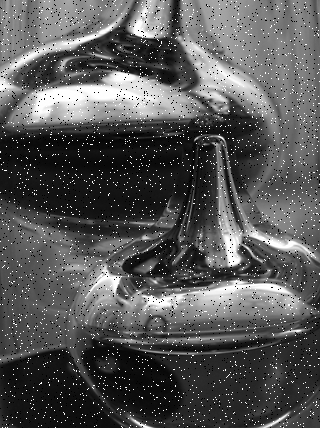
#> input picture Images/salt_and_pepper.png, 320 x 428 px, found by its file name
$ python compare_filters.py
#> lines starting #> are read from the running program, lines starting #| are printed output that depends on the picture
# File: compare_filters.py
import cv2 as cv
import numpy as np

image = cv.imread('../images/salt_and_pepper.png', cv.IMREAD_COLOR)
#> image is the input picture: shape (428, 320, 3); min 0, max 255, mean 86.8
image_box = cv.blur(image, ksize=(7, 7), borderType=cv.BORDER_CONSTANT)
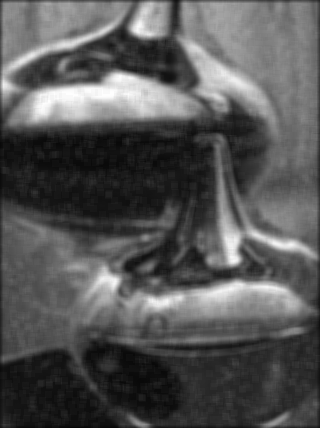
#> image_box: shape (428, 320, 3); min 8, max 254, mean 86
image_gauss = cv.GaussianBlur(image, ksize=(7, 7), sigmaX=0, borderType=cv.BORDER_CONSTANT)
image_median = cv.medianBlur(image, ksize=7)
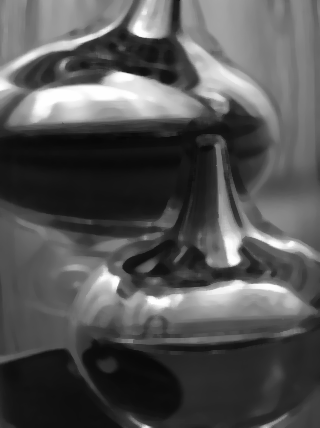
#> image_median: shape (428, 320, 3); min 7, max 254, mean 84
image_bilateral = cv.bilateralFilter(image, d=9, sigmaColor=500, sigmaSpace=5)
t1 = np.hstack((image_box, image_gauss))
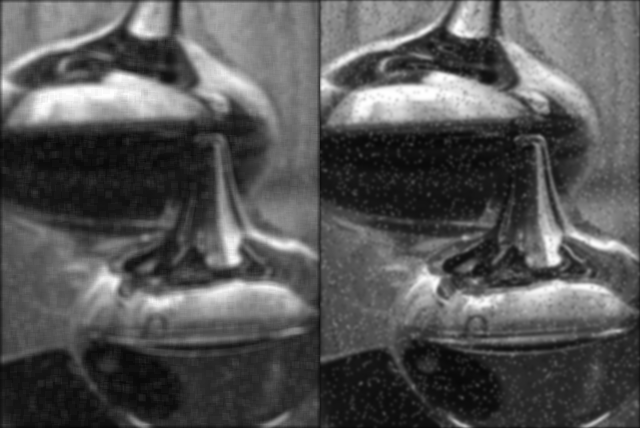
#> t1: shape (428, 640, 3); min 8, max 254, mean 86.2
t2 = np.hstack((image_median, image_bilateral))
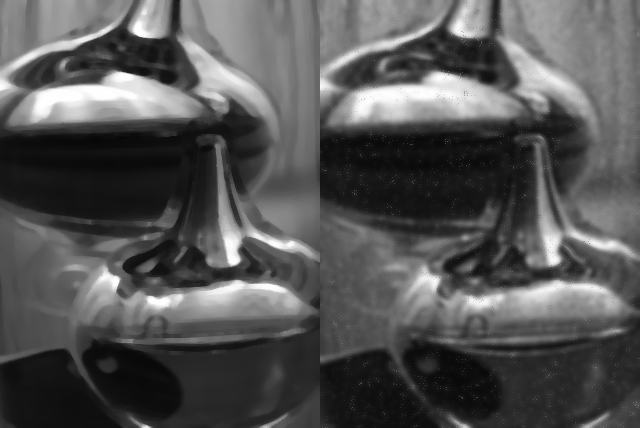
#> t2: shape (428, 640, 3); min 7, max 254, mean 84.8
result = np.vstack((t1, t2))
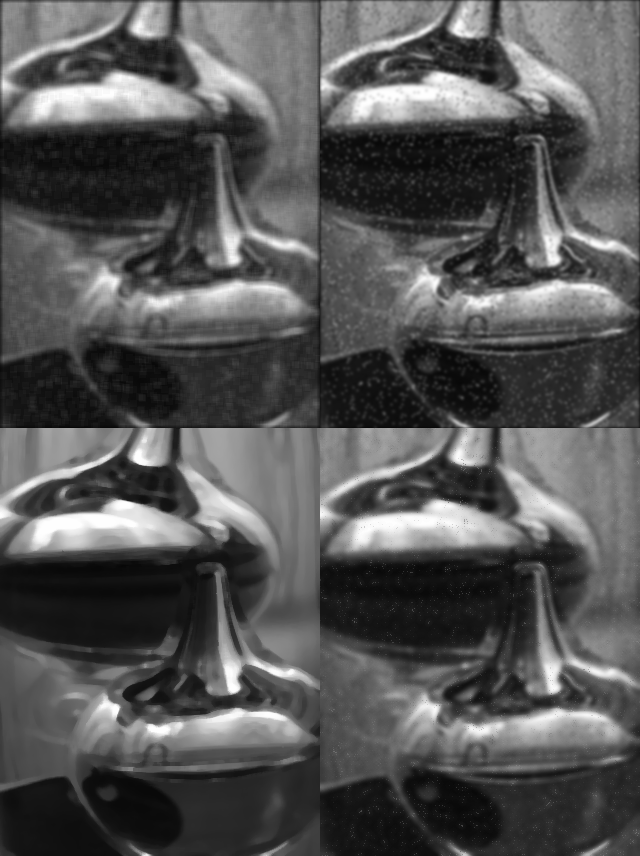
#> result: shape (856, 640, 3); min 7, max 254, mean 85.5
cv.imwrite('compare_salt_and_pepper.png', result)

$ run again, with Images/MyPic.png copied over Images/salt_and_pepper.png
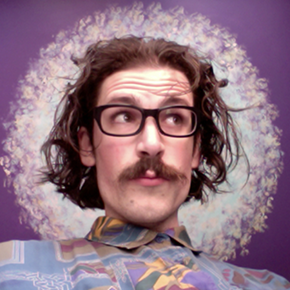
#> input picture Images/MyPic.png, 290 x 290 px, found by its file name
#> image is the input picture: shape (290, 290, 3); mean B, G, R 129.8, 115.2, 144.3
#> `t2 = np.hstack((image_median, image_bilateral))`:
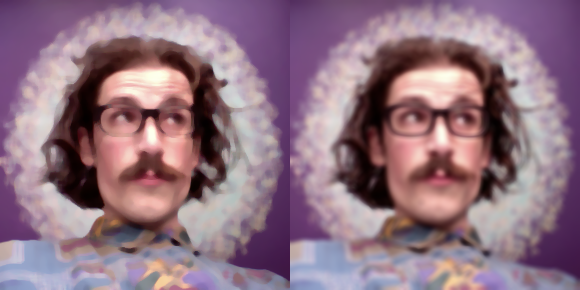
#> t2: shape (290, 580, 3); mean B, G, R 129.9, 115.2, 144.4
#> `result = np.vstack((t1, t2))`:
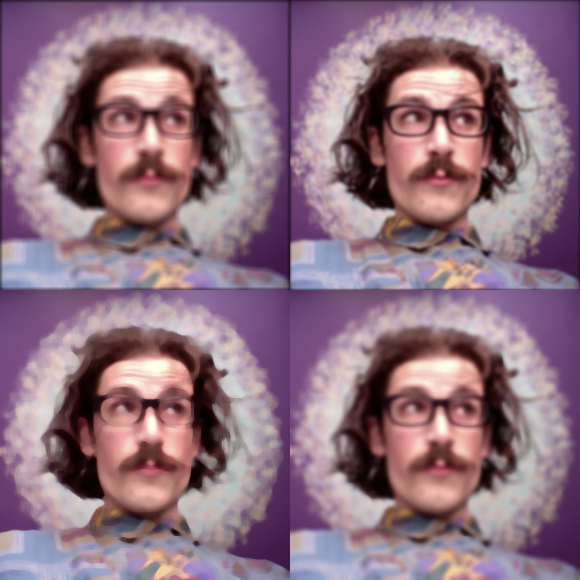
#> result: shape (580, 580, 3); mean B, G, R 129.2, 114.8, 143.8

$ run again, with Images/blobs.png copied over Images/salt_and_pepper.png
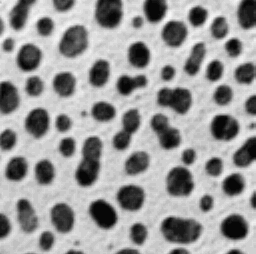
#> input picture Images/blobs.png, 256 x 254 px, found by its file name
#> image is the input picture: shape (254, 256, 3); min 7, max 247, mean 151.7
#> `t2 = np.hstack((image_median, image_bilateral))`:
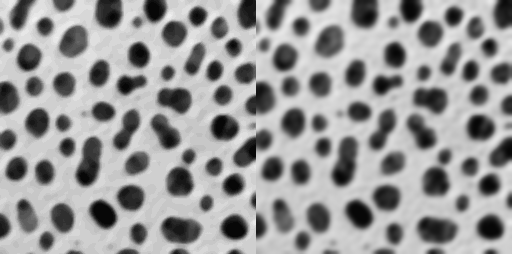
#> t2: shape (254, 512, 3); min 7, max 239, mean 152.6
#> `result = np.vstack((t1, t2))`:
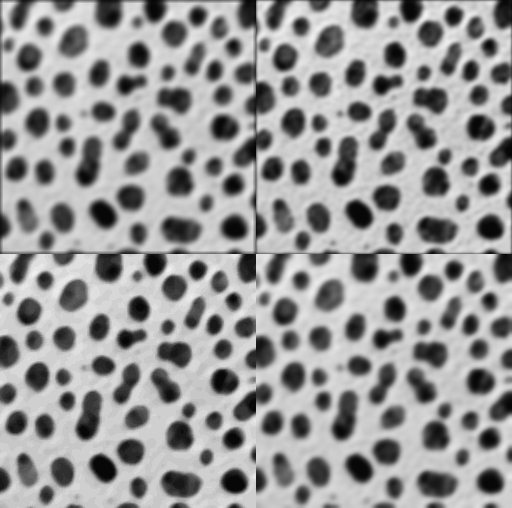
#> result: shape (508, 512, 3); min 4, max 241, mean 151.4

$ run again, with Images/boats.png copied over Images/salt_and_pepper.png
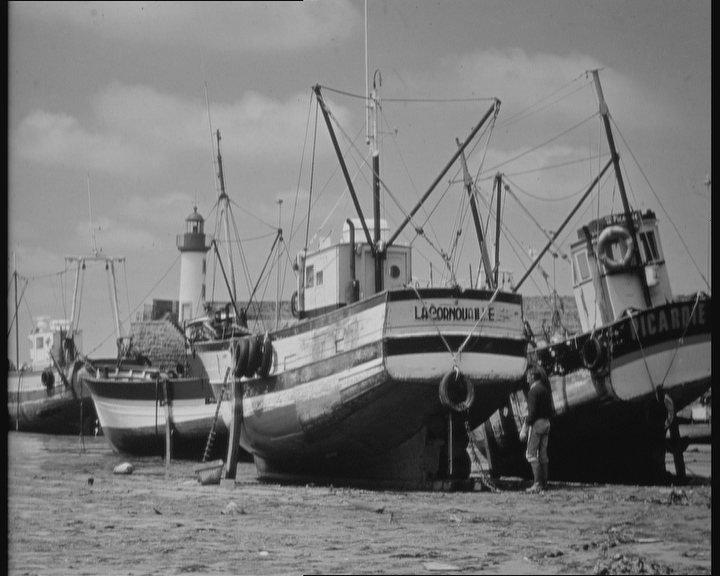
#> input picture Images/boats.png, 720 x 576 px, found by its file name
#> image is the input picture: shape (576, 720, 3); min 3, max 220, mean 120
#> `t1 = np.hstack((image_box, image_gauss))`:
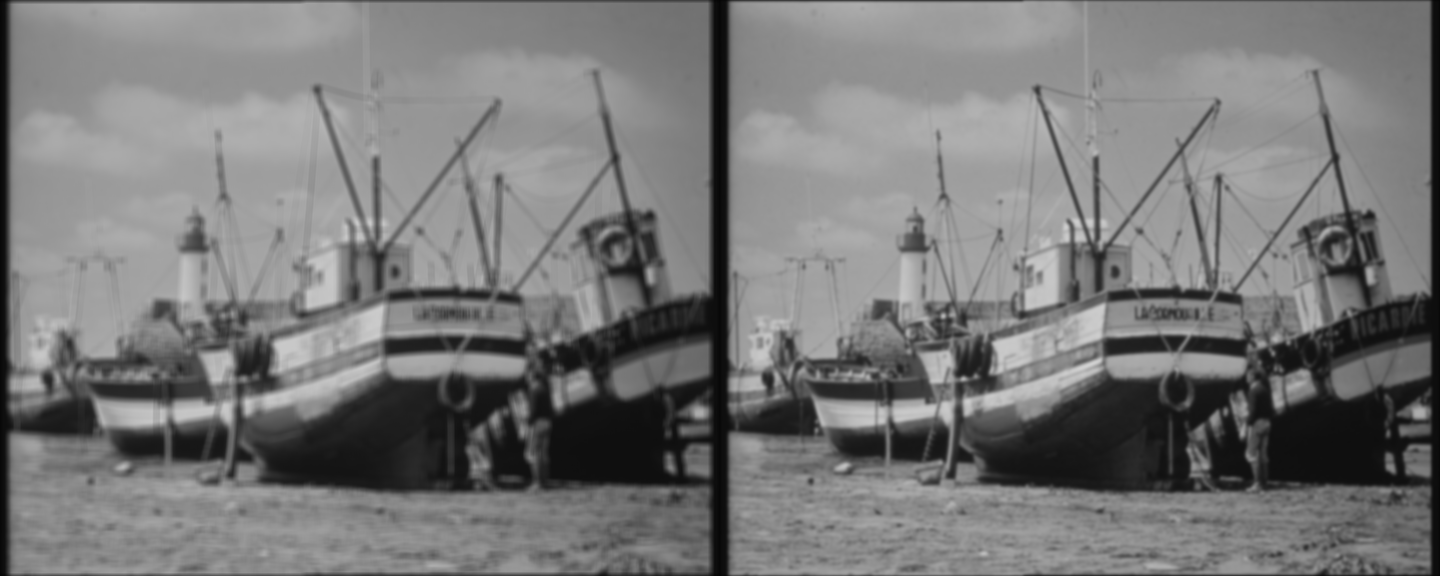
#> t1: shape (576, 1440, 3); min 4, max 208, mean 119.8
#> `result = np.vstack((t1, t2))`:
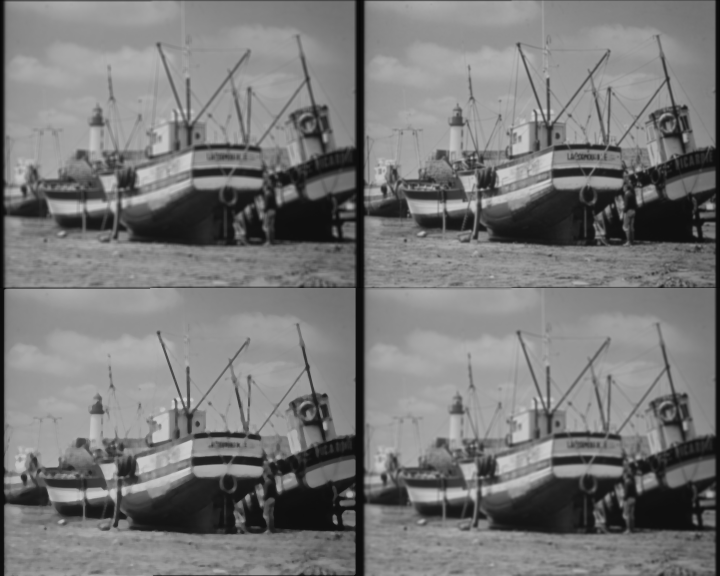
#> result: shape (1152, 1440, 3) (shown at 1/2 size); min 4, max 210, mean 120
